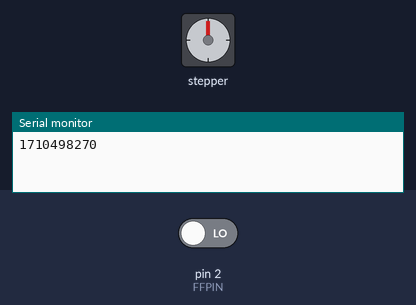
Simulated run of this sketch. Board: Arduino Uno, built with avr-gcc and run on an emulated ATmega328P. Shown: stepper motor, the last lines printed to the serial monitor. The test bench sets the inputs (shaded band); at power-on: pin 2 (FFPIN) LOW. The local clock reads 2024-03-15 10:24:30 at power-on unless the sketch sets it; stepper angles assume 2048 steps per turn.

Above: at 0.1 s.
1.3 s: pin 2 (FFPIN) driven HIGH
At 2.89 s:
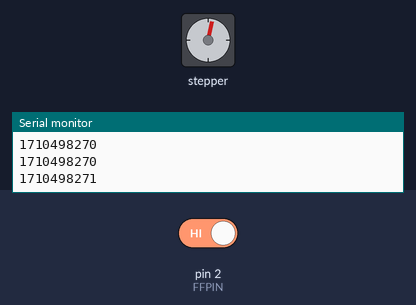
At 4.86 s:
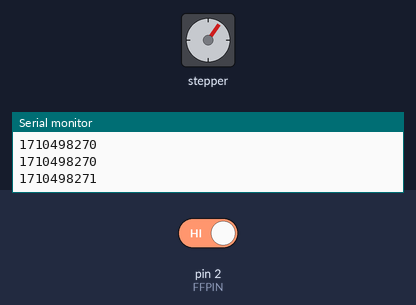
Timing chart, 0 to 19.3 s (numbered marks = the images above; inputs shaded):
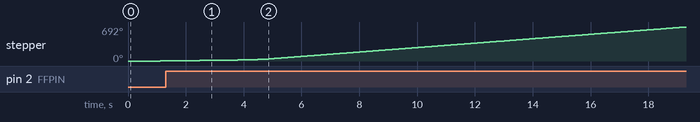

The sketch:

min_clock.ino
```cpp
#include <Wire.h>
#include <DS3231.h>
#include <Stepper.h>

DS3231  rtc(SDA, SCL);

long sec;
long m=0;
#define FFPIN 2
int rep=0;

const int stepsPerRevolution = 2048;  // change this to fit the number of steps per revolution
// for your motor

// initialize the stepper library on pins 8 through 11:
//Stepper myStepper(stepsPerRevolution, 8, 10, 9, 11);

//Reversal rotation
Stepper myStepper(stepsPerRevolution, 11, 9, 10, 8);


void setup() {
  // set the speed at 60 rpm:
  myStepper.setSpeed(1);
  // initialize the serial port:
  Serial.begin(9600);

  rtc.begin();
  sec = rtc.getUnixTime(rtc.getTime());

  pinMode(FFPIN, INPUT);
}

void loop() {
  int  buttonState = digitalRead(FFPIN);
  if ( buttonState == HIGH ){
    rep += 1; //key repeat
    if ( rep > 180 ){
      myStepper.setSpeed(8);
    }
    else if ( rep > 120 ){
      myStepper.setSpeed(4);
    }
    else if ( rep > 60 ){
      myStepper.setSpeed(2);
    }
    else{
      myStepper.setSpeed(1);
    }
    myStepper.step(1);
  }
  else{
    rep = 0;
    //clock mode
    //60 sec == 2048 steps
    //so the motor progresses 2048/60 steps per second
    //m is the numerator of the fraction.
    //1 sec ~ 34 steps
    long delta = rtc.getUnixTime(rtc.getTime()) - sec;
    if ( m + delta*2048L >= 60L * 34L ){
      long n = (m + delta*2048L) / 60L;
      myStepper.setSpeed(2);
      myStepper.step(n);
      sec += delta;
      m = m + delta*2048L - 60L*n;
    }
    Serial.println(sec);
    delay(100);
  }
}
```
